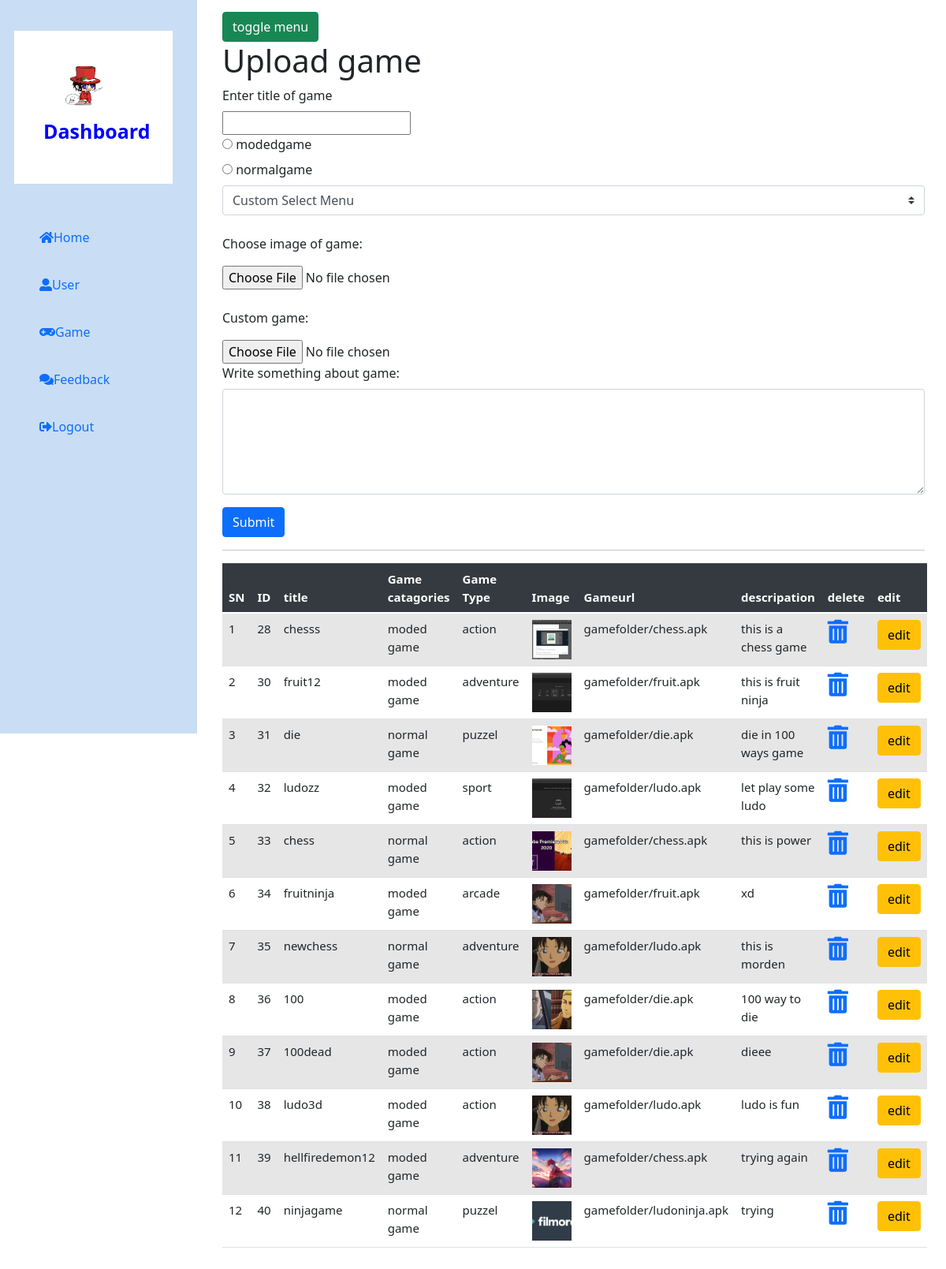
The app's page /dashboardgamee.php (signed in) with its own data.
### tables this page shows
CREATE TABLE IF NOT EXISTS `game` (
  `id` int(11) NOT NULL AUTO_INCREMENT,
  `useridd` int(11) DEFAULT NULL,
  `title` varchar(255) NOT NULL,
  `catagories` tinyint(1) NOT NULL DEFAULT '1',
  `type` varchar(255) NOT NULL,
  `image` varchar(255) NOT NULL,
  `url` varchar(255) NOT NULL,
  `descripation` text,
  PRIMARY KEY (`id`),
  UNIQUE KEY `title` (`title`),
  KEY `gameidd_fk` (`useridd`)
);

### dashboardgamee.php (the view, shortened to what this page needs)
<!DOCTYPE html>
<html>
<head>
 <link rel="stylesheet" href="https://maxcdn.bootstrapcdn.com/bootstrap/4.5.2/css/bootstrap.min.css">
<link rel="stylesheet" type="text/css" href="icon/all.min.css">
<link rel="stylesheet" type="text/css" href="css/dashboardgame.css">
	<link rel="stylesheet" type="text/css" href="jquery.js">
  <link rel="stylesheet" type="text/css" href="bootstrap/css/bootstrap.min.css">
  <link rel="stylesheet" type="text/css" href="bootstrap/js/bootstrap.bundle.min.js">
  <link rel="stylesheet" type="text/css" href="bootstrap/js/bootstrap.min.js">
</head>
<body>
 <div id="wrapper">
   <div id="sidebar-wrapper" style="position: fixed;">
     <ul class="sidebar-nav">
       <li><a href="#" class="logo"><img src="img/c.png" width="50px" height="50px">Dashboard</a></li>
       <li><a href="dashboard.php"><i class="fas fa-home"></i>Home</a></li>
       <li><a href="dashboarduser.php" ><i class="fas fa-user-alt"></i>User</a></li>
       <li><a href="dashboardgamee.php"><i class="fas fa-gamepad"></i>Game</a></li>
        <li><a href="feedback.php"><i class="fas fa-comments"></i>Feedback</a></li>
       <li><a href="logout.php"><i class="fas fa-sign-out-alt"></i>Logout</a></li>
      </ul>
    </div>
    <div id="page-content-wrapper">
      <div class="container-fluid">
        <div class="row">
          <div class="col-lg-12">
            <a href="#" class="btn btn-success" id="menu-toggle">toggle menu</a>
          <form method="post" enctype="multipart/form-data">
            <h1>Upload game</h1>
               <label> Enter title of game</label><br>
            <input type="text" name="title">
                      ?><br>
                <input type="radio" id="normal" name="cate" value="1">
                 <label for="normal">modedgame</label><br>
                 <input type="radio" id="moded" name="cate" value="0">
                 <label for="moded">normalgame</label><br>
               <select name="gametype" class="custom-select">
              <option selected value="">Custom Select Menu</option>
             </select>
                ?><br><br>
               <p>Choose image of game:</p>
           <input type="file" id="myFile" name="image">
            ?><br><br>
              <p>Custom game:</p>
              <input type="file"  name="gameurl">
               ?><br>
             <label for="something">Write something about game:</label>
              <textarea class="form-control" rows="5" id="something" name="descripation"></textarea>
               <div class="mt-3">
                 <button type="submit" class="btn btn-primary" value="save" name="btnsave">Submit</button>
               </div>
           </form>
             <hr>
             <?php
require_once 'database.php';
$sql = "SELECT * FROM game order by id asc ";
$result = $connection->query($sql);
$data = [];
if ($result->num_rows > 0) {
  while ($row = $result->fetch_assoc()) {
    array_push($data, $row);
  }
}
 ?>
 <table  style="font-size: 0.9375rem;" class="table table-striped">
   <thead class="thead-dark">
  <tr>
    <th>SN</th>
    <th>ID</th>
    <th>title</th>
    <th>Game catagories</th>
    <th>Game Type</th>
    <th>Image</th>
     <th>Gameurl</th>
     <th>descripation</th>
     <th>delete</th>
     <th>edit</th>
  </tr>
   </thead>
<?php foreach($data as $key => $value){ ?>
  <tr>
    <td><?php echo $key+1 ?></td>
    <td><?php echo $value['id'] ?></td>
    <td><?php echo$value['title']?></td>
    <td><?php if($value['catagories']==1){
    echo"moded game" ;}
    else{
      echo"normal game";
    }
      ?></td>
    <td><?php echo $value['type'] ?></td>
    <td> <img src="<?php echo $value['image'] ?>" height="50" width="50" style="object-fit: cover;">
     </td>
    <td><?php echo $value['url'] ?></td>
    <td><?php echo $value['descripation'] ?></td>
    <td>
      <a href="deletegame.php?id=<?php echo $value['id'] ?>" onclick="return confirm('Are you sure to delete?')"><i class="fas fa-trash-alt fa-2x"></i></a></td>
     <td> <a href="editgame.php?id=<?php echo $value['id'] ?>">
      <button type="button" class="btn btn-warning">edit</button>
     </a>
    </td>
  </tr>
 <?php } ?>
 </table>
         </div>
       </div>
      </div>
    </div>
  </body>
</html>

### css/dashboardgame.css (style rules this page uses)
#sidebar-wrapper { z-index: 1; position: absolute; width: 15.625rem; height: 58.125rem; overflow-y: hidden; background: #0062cc36; }
#page-content-wrapper { width: 100%; position: absolute; padding: 0.9375rem; padding-left: 16.875rem; }
.sidebar-nav { padding:0px; list-style: none; }
.sidebar-nav li { text-indent: 1.5625rem; line-height: 3.75rem; }
.sidebar-nav li a { display: block; text-decoration: none; }
.logo { color:blue; font-size: 1.5625rem; border: 0.125rem solid white; padding: 2.1875rem; background-color: white; margin: 2.4375rem 1.9375rem 2.375rem 1.125rem; font-weight: 900; }

### records on screen
game: id "28", title "chesss", catagories "moded game", type "action", image (picture), url "gamefolder/chess.apk", descripation "this is a chess game"
game: id "30", title "fruit12", catagories "moded game", type "adventure", image (picture), url "gamefolder/fruit.apk", descripation "this is fruit ninja"
game: id "31", title "die", catagories "normal game", type "puzzel", image (picture), url "gamefolder/die.apk", descripation "die in 100 ways game"
game: id "32", title "ludozz", catagories "moded game", type "sport", image (picture), url "gamefolder/ludo.apk", descripation "let play some ludo"
game: id "33", title "chess", catagories "normal game", type "action", image (picture), url "gamefolder/chess.apk", descripation "this is power"
game: id "34", title "fruitninja", catagories "moded game", type "arcade", image (picture), url "gamefolder/fruit.apk", descripation "xd"
game: id "35", title "newchess", catagories "normal game", type "adventure", image (picture), url "gamefolder/ludo.apk", descripation "this is morden"
game: id "36", title "100", catagories "moded game", type "action", image (picture), url "gamefolder/die.apk", descripation "100 way to die"
game: id "37", title "100dead", catagories "moded game", type "action", image (picture), url "gamefolder/die.apk", descripation "dieee"
game: id "38", title "ludo3d", catagories "moded game", type "action", image (picture), url "gamefolder/ludo.apk", descripation "ludo is fun"
game: id "39", title "hellfiredemon12", catagories "moded game", type "adventure", image (picture), url "gamefolder/chess.apk", descripation "trying again"
game: id "40", title "ninjagame", catagories "normal game", type "puzzel", image (picture), url "gamefolder/ludoninja.apk", descripation "trying"
